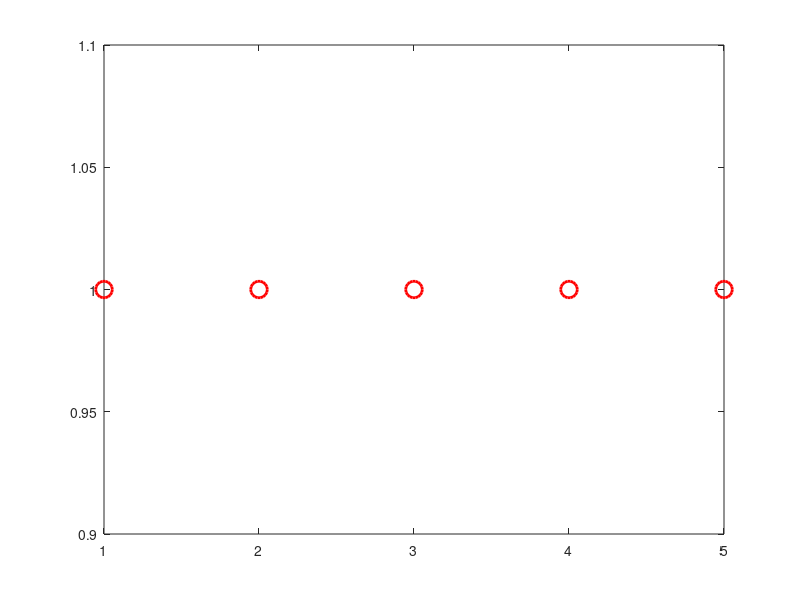

Write the MATLAB code that produced this figure. (Note: this script raises an error after producing the figure.)
% =========================================================
% ЛР15 — продукционная экспертная система
% =========================================================

clear;
clc;

%% =========================================================
% Начальная база фактов
% =========================================================

facts = [4 6 7];

%% =========================================================
% Флаг изменений
% =========================================================

changed = true;

%% =========================================================
% Прямой вывод
% =========================================================

while changed

    changed = false;

    %% -----------------------------------------------------
    % P3: a4 -> a8
    %% -----------------------------------------------------

    if ismember(4,facts) && ~ismember(8,facts)

        facts(end+1) = 8;
        changed = true;

        fprintf('P3: alpha4 -> alpha8\n');

    end

    %% -----------------------------------------------------
    % P1: a6 & a7 & a8 -> a1
    %% -----------------------------------------------------

    if ismember(6,facts) && ...
       ismember(7,facts) && ...
       ismember(8,facts) && ...
       ~ismember(1,facts)

        facts(end+1) = 1;
        changed = true;

        fprintf('P1: alpha6 & alpha7 & alpha8 -> alpha1\n');

    end

    %% -----------------------------------------------------
    % P2: a3 & a5 -> a2
    %% -----------------------------------------------------

    if ismember(3,facts) && ...
       ismember(5,facts) && ...
       ~ismember(2,facts)

        facts(end+1) = 2;
        changed = true;

        fprintf('P2: alpha3 & alpha5 -> alpha2\n');

    end

    %% -----------------------------------------------------
    % P4: a8 & a5 -> a1
    %% -----------------------------------------------------

    if ismember(8,facts) && ...
       ismember(5,facts) && ...
       ~ismember(1,facts)

        facts(end+1) = 1;
        changed = true;

        fprintf('P4: alpha8 & alpha5 -> alpha1\n');

    end

end

%% =========================================================
% Сортировка
% =========================================================

facts = sort(unique(facts));

%% =========================================================
% Вывод результата
% =========================================================

fprintf('\nКонечная база фактов:\n');

for i = 1:length(facts)

    fprintf('alpha%d ', facts(i));

end

fprintf('\n');

%% =========================================================
% Граф вывода
% =========================================================

figure('Visible','off');

x = 1:length(facts);
y = ones(size(x));

plot(x,y,'ro','MarkerSize',12,'LineWidth',2);

text(x,y+0.05,string("a"+facts));

title('Конечная база знаний');

axis([0 length(facts)+1 0.8 1.3]);
grid on;

exportgraphics(gcf,'lab15_expert_system.png','Resolution',300);
close(gcf);

%% =========================================================
% Сохранение результата
% =========================================================

fileID = fopen('lab15_result.txt','w');

fprintf(fileID,'ЛР15 — экспертная система\n\n');

fprintf(fileID,'Конечная база фактов:\n');

for i = 1:length(facts)

    fprintf(fileID,'alpha%d ', facts(i));

end

fprintf(fileID,'\n');

fclose(fileID);

disp('Готово: lab15_result.txt и lab15_expert_system.png');
